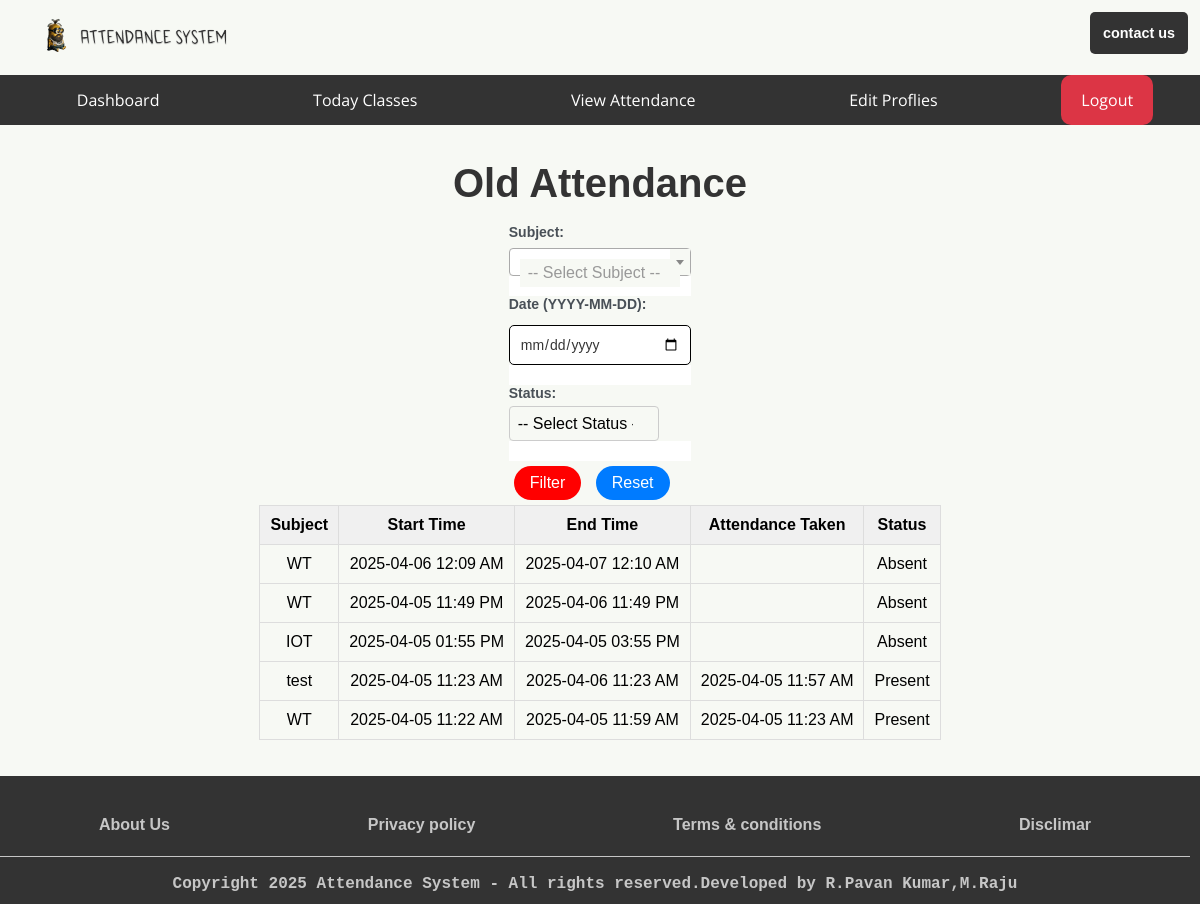
Page /student/attendance/old_attendance (signed in) on the earlier database version.
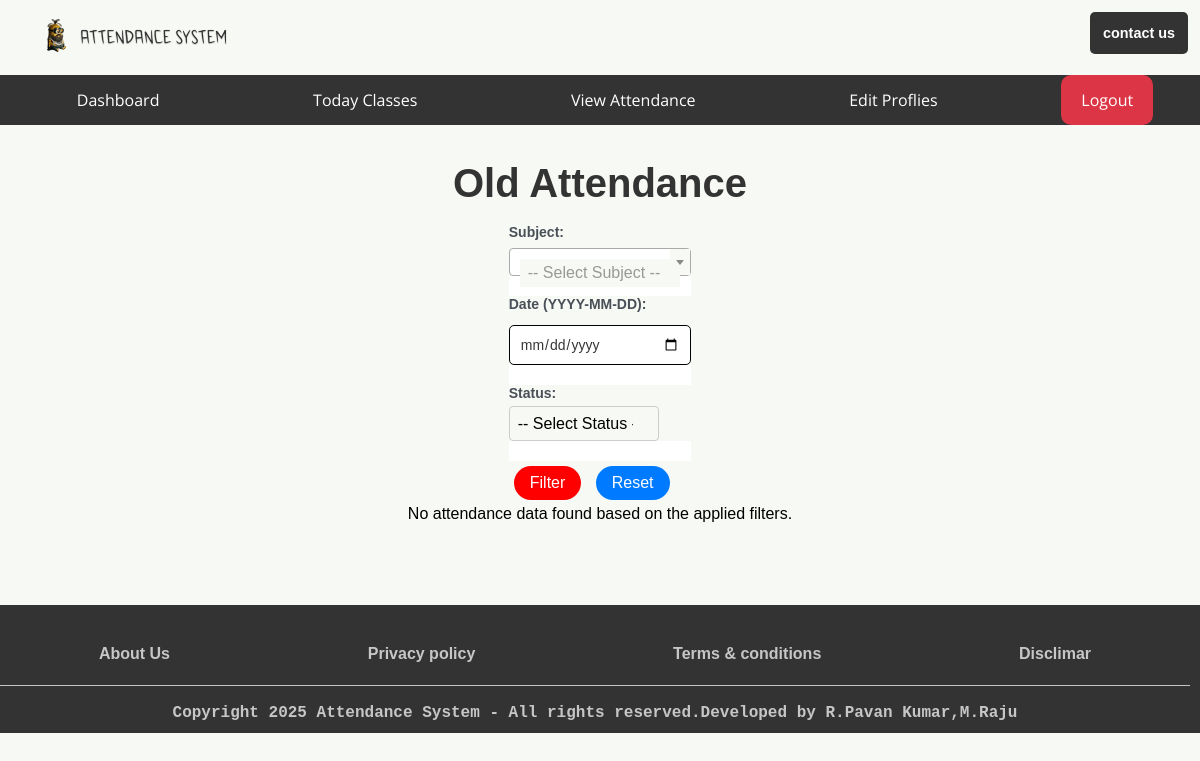
Same page on the later database version.
### app.py (models this page shows, shortened)
class SubjectsClasses(db.Model):  # Renamed to SubjectsClasses
    id = db.Column(db.Integer, primary_key=True)
    Branch = db.Column(db.String(200), nullable=False)
    Subject = db.Column(db.String(200), nullable=False)
    Start_Time = db.Column(db.DateTime, nullable=False)
    End_Time = db.Column(db.DateTime, nullable=False)
    date_created = db.Column(db.DateTime, default=datetime.utcnow)
    completed = db.Column(db.Integer, default=0)

class Attendance(db.Model):
    id = db.Column(db.Integer, primary_key=True)
    subject_id = db.Column(db.Integer)
    user_id = db.Column(db.String(10))
    date_time = db.Column(db.DateTime, default=datetime.utcnow)

### app.py (the view, shortened to what this page needs)
@app.route('/student/attendance/old_attendance', methods=['GET', 'POST'])
@role_required('student')
def old_attendance():
    student = User.query.filter_by(username=session['username'], role='student').first()
    if not student:
        flash("Error: Student user not found.", "danger")
        return redirect(url_for('student_dashboard'))
    filter_subject = request.form.get('subject')
    filter_date_str = request.form.get('attendance_date')
    filter_status = request.form.get('status')
    attendance_data = []
    all_student_classes = SubjectsClasses.query.order_by(SubjectsClasses.Start_Time).all()
    for sc in all_student_classes:
        if filter_subject and sc.Subject != filter_subject:
            continue
        attendance_record = Attendance.query.filter_by(user_id=student.userid, subject_id=sc.id).first()
        status = 'Present' if attendance_record else 'Absent'
        attendance_taken = attendance_record.date_time if attendance_record else None
        if filter_status and status != filter_status:
            continue
        attendance_data.append({
            'subject': sc.Subject,
            'start_time': sc.Start_Time,
            'end_time': sc.End_Time,
            'attendance_taken': attendance_taken,
            'attendance_status': status
        })
    attendance_data.sort(key=lambda x: x['start_time'], reverse=True)
    return render_template('auth/dashboards/student/attendance/old_attendance.html',
                           attendance_data=attendance_data,
                           subjects=get_unique_subjects(),
                           filter_subject=filter_subject,
                           filter_date=filter_date_str,
                           filter_status=filter_status)

### app.py (called while the page is built)
def role_required(roles):
    if not isinstance(roles, list):
        roles = [roles]  # Ensure roles is a list
    def decorator(func):
        @wraps(func)
        def wrapper(*args, **kwargs):
            if 'username' not in session:
                return redirect(url_for('login'))
            user = User.query.filter_by(username=session['username']).first()
            if user.role not in roles:  # Check if the user's role is in the allowed roles list
                return redirect(url_for('index'))  # Redirect to the home page if unauthorized
            return func(*args, **kwargs)
        return wrapper
    return decorator

def get_unique_subjects():
    return sorted(list(set([sc.Subject for sc in SubjectsClasses.query.all()])))

### templates/auth/dashboards/student/attendance/old_attendance.html (shortened to what this page needs)
{% extends 'base/base_student.html' %}
{% block body %}
<main class="student-attendance-main">
    <h1>Old Attendance</h1><br/>
    <section class="filter-section">
        <form method="POST" id="form-sec" class="attendance-form">
            <div class="form-group">
                <label for="subject-search">Subject:</label>
            </div>
            <div class="form-group">
                <label for="attendance_date">Date (YYYY-MM-DD):</label>
                <input type="date" name="attendance_date" id="attendance_date" value="{{ filter_date }}">
            </div>
            <div class="form-group">
                <label for="status">Status:</label>
                <select name="status" id="status">
                    <option value="">-- Select Status --</option>
                </select>
            </div>
            <div class="form-actions">
                <button type="submit" class="delete">Filter</button>
                <a href="{{ url_for('old_attendance') }}" id="update" class="reset">Reset</a>
            </div>
        </form>
    </section>
    {% if attendance_data %}
    <div style="overflow-x: auto; max-width: 100%;">
        <table class="attendance-table">
            <thead>
                <tr>
                    <th>Subject</th>
                    <th>Start Time</th>
                    <th>End Time</th>
                    <th>Attendance Taken</th>
                    <th>Status</th>
                </tr>
            </thead>
            <tbody>
                {% for data in attendance_data %}
                <tr>
                    <td>{{ data.subject }}</td>
                    <td>{{ data.start_time.strftime('%Y-%m-%d %I:%M %p') if data.start_time }}</td>
                    <td>{{ data.end_time.strftime('%Y-%m-%d %I:%M %p') if data.end_time }}</td>
                    <td>{{ data.attendance_taken.strftime('%Y-%m-%d %I:%M %p') if data.attendance_taken }}</td>
                    <td class="{{ 'present' if data.attendance_status == 'Present' else 'absent' }}">{{ data.attendance_status }}</td>
                </tr>
                {% endfor %}
            </tbody>
        </table>
    </div>
    {% else %}
    <p>No attendance data found based on the applied filters.</p>
    {% endif %}
</main>
<link href="https://cdnjs.cloudflare.com/ajax/libs/select2/4.0.13/css/select2.min.css" rel="stylesheet" />
{% endblock body %}

### templates/base/base_student.html (shortened to what this page needs)
<!DOCTYPE html>
<html lang="en">
<head>
    <link href="{{ url_for('static', filename='styles/index.css') }}" rel="stylesheet">
</head>
<body>
    <div class="container">
        <header>
            <div>
                <img class="figure" src="{{ url_for('static', filename='assets/images/logo/attendance-system-high-resolution-logo-transparent.png') }}" alt="Attendance System logo" title="logo" />
            </div>
            <div class="addbtn">
               <a href="{{ url_for('contact') }}">contact us</a>
            </div>
        </header>
        <nav>
            <ul>
                <li class="hideOnMobile"><a href="/">Dashboard</a></li>
                <li class="hideOnMobile"><a href="{{ url_for('status_classes') }}">Today Classes</a></li>
                <li class="hideOnMobile"><a href="{{ url_for('view_attendance_report', role='student') }}">View Attendance</a></li>
                <li class="hideOnMobile"><a href="{{ url_for('profile', role='student') }}">Edit Proflies</a></li>
                <li class="hideOnMobile"><a href="{{ url_for('logout') }}" class="logout">Logout</a></li>
            </ul>
        </nav>
{% block body %}{% endblock body %}
        <footer>
            {% block footer %}
            <div id="footm">
            <ul>
                <li><a href="{{ url_for('maintenance') }}">About Us</a></li>
                <li><a href="{{ url_for('maintenance') }}">Privacy policy</a></li>
                <li><a href="{{ url_for('maintenance') }}">Terms & conditions</a></li>
                <li><a href="{{ url_for('maintenance') }}">Disclimar</a></li>
            </ul>
            </div>
            <div class="footcopy"><hr/><br/><strong>Copyright 2025 Attendance System - All rights reserved.Developed by R.Pavan Kumar,M.Raju</strong></div>
            {% endblock footer %}
        </footer>
    </div>
</body>
</html>

### static/styles/index.css (style rules this page uses)
* { background: #f7f9f4; font-family: 'Arial', sans-serif; margin: 0; padding: 0; box-sizing: border-box; font-size: 1rem; text-decoration: none; }
.container { display: flex; flex-wrap: wrap; }
header { display: flex; width: 100%; padding: 1%; align-items: space-evenly; justify-content: space-between; }
header .figure { min-width: 50px; max-width: 250px; min-height: 90%; display: inline-block; }
.addbtn a { background: #333; color: #fff; font-family: sans-serif; font-size: 0.9rem; font-weight: bold; border-radius: 5px; padding: 13px 13px; min-width: 10%; min-height: 10px; max-height: 40px; text-align: center; line-height: 3; }
nav { background: #333; width: 100%; position: sticky; top: 0px; z-index: 1; }
nav ul { width: 100%; list-style: none; display: flex; align-items: center; justify-content: space-around; background: transparent; }
nav ul li { background: transparent; height: 50px; }
nav ul li a { text-decoration: none; font-family: 'Open Sans', sans-serif; background: transparent; color: #ffffff; padding: 0 30px; height: 100%; display: flex; align-items: center; }
a { background: transparent; }
main { display: flex; justify-content: start; align-items: center; flex-direction: column; padding: 3% 0; width: 100%; min-height: 60vh; }
footer { background: #333; width: 100%; display: flex; align-items: space-around; justify-content: space-around; flex-wrap: wrap; padding: 5vh 10px 0 0; color: #ffffff; }
#footm { width: 100%; }
#footm ul { list-style:none; width:100%; display: flex; align-items: space-around; justify-content: space-around; flex-wrap: wrap; }
#footm ul li { list-style: none; font-size: 0.9em; color: #fffFFFB8; font-weight: bold; margin-bottom: 10px; }
#footm ul li a { color: #fffFFFB8; }
footer div, footer ul, footer ul li { background: transparent; }
.footcopy hr { color: #fffFFFB8; height: 1px; border-width: 0; background-color: #fffFFFB8; }
.footcopy, strong { all:unset; width: 100%; text-align: center; margin: 1% 0; font-family: 'Courier New', Courier, monospace; font-weight: bold; background: transparent; color: #fffFFFB8; }
a { text-decoration: none; }
a.logout { background-color: #dc3545; border-color: #dc3545; color: #fff; border-radius: 10px; padding: 10px 20px ; font-size: 16px; text-decoration: none; cursor: pointer; }
form { width: 300px; max-width: 500px; margin: 40px auto; padding: 20px; border: 1px solid #ddd; border-radius: 10px; box-shadow: 0 0 10px rgba(0, 0, 0, 0.1); }
label { display: block; margin-bottom: 10px; }
h1 { text-align: center; font-size: 2.5rem; color: #333; }
#form-sec { width: auto; max-width: auto; margin: 0 auto; padding: 0 0 0 0; border: none; border-radius: none; box-shadow: none; display: flex; background-color: #ffffff; display: block; margin-top: 0em; unicode-bidi: isolate; }
#update { display: inline-block; padding: 8px 16px; margin: 5px; border-radius: 20px; background-color: #007bff; color: #fff; text-decoration: none; -webkit-transition: background-color 0.3s ease; transition: background-color 0.3s ease; }
.delete { display: inline-block; padding: 8px 16px; margin: 5px; border-radius: 20px; background-color: #ff0000; color: #fff; text-decoration: none; -webkit-transition: background-color 0.3s ease; transition: background-color 0.3s ease; width: auto; border: none; box-shadow: none; }
.form-group { margin-bottom: 15px; }
.form-group label { display: block; color: #000000; font-size: 14px; }
.form-group input { width: 100%; padding: 10px; margin-top: 5px; background-color: #ffffff; border: 1px solid #000000; border-radius: 5px; color: #363636; font-size: 14px; }
button { width: 100%; padding: 10px; background-color: #ff7b00; border: none; border-radius: 5px; color: white; font-size: 16px; cursor: pointer; margin-top: 15px; }
.attendance-form { max-width: 600px; margin: 0 auto; }
.form-group { margin-bottom: 20px; }
.form-group label { display: block; margin-bottom: 8px; font-weight: bold; color: #495057; }
.form-group select { background-repeat: no-repeat; background-position-x: 98%; background-position-y: 50%; background-size: 16px; }
#status { padding: 8px; border: 1px solid #ccc; border-radius: 4px; width: 150px; font-size: 1em; appearance: none; background-repeat: no-repeat; background-position-x: 100%; background-position-y: 50%; padding-right: 25px; }
#status option { padding: 8px; font-size: 1em; }
.filter-section label[for="status"] { margin-bottom: 5px; font-weight: bold; display: block; }

Differences in the rows shown:
removed SubjectsClasses: subject "WT", start_time "2025-04-06 12:09 AM", end_time "2025-04-07 12:10 AM", attendance_status "Absent"
removed SubjectsClasses: subject "WT", start_time "2025-04-05 11:49 PM", end_time "2025-04-06 11:49 PM", attendance_status "Absent"
removed SubjectsClasses: subject "IOT", start_time "2025-04-05 01:55 PM", end_time "2025-04-05 03:55 PM", attendance_status "Absent"
removed SubjectsClasses: subject "test", start_time "2025-04-05 11:23 AM", end_time "2025-04-06 11:23 AM", attendance_taken "2025-04-05 11:57 AM", attendance_status "Present"
removed SubjectsClasses: subject "WT", start_time "2025-04-05 11:22 AM", end_time "2025-04-05 11:59 AM", attendance_taken "2025-04-05 11:23 AM", attendance_status "Present"
Other differences:
text no longer shown: "Subject Start Time End Time Attendance Taken Status"
text now shown: "No attendance data found based on the applied filters."
